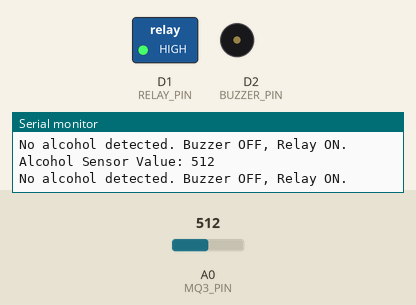
Recording of a sketch running on a simulated ESP8266 (NodeMCU). Shown: switched loads named in the sketch (green lamp = pin HIGH), buzzer (waves = sounding, pin HIGH), the last lines printed to the serial monitor. The inputs (shaded band) are chosen by the test bench; at power-on: A0 (MQ3_PIN) = 512. WiFi joins after 1.5 s; servers stay silent unless stated.

Above: at 3.0 s.
3.1 s: A0 (MQ3_PIN) set to 693
5.0 s: A0 (MQ3_PIN) set to 714
At 6.3 s:
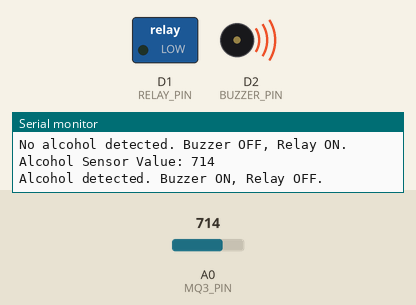
7.3 s: A0 (MQ3_PIN) set to 690
At 9.0 s:
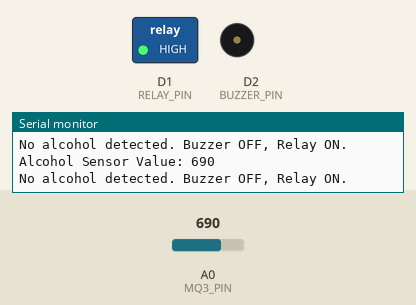
9.3 s: A0 (MQ3_PIN) set to 710
At 10.7 s:
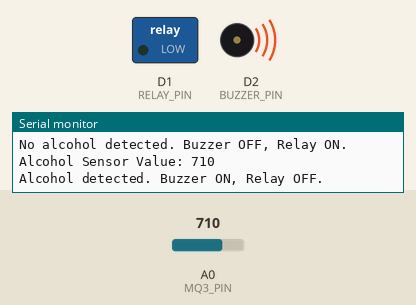
Timing chart, 0 to 12.3 s (numbered marks = the images above; inputs shaded):
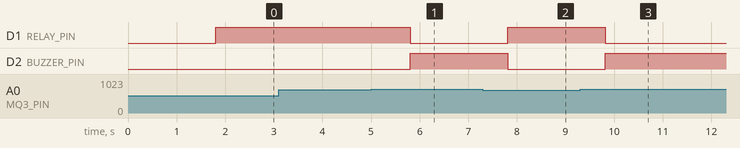

The sketch:

BreathAnalyzer.ino
```cpp
/*

1. Wiring the Components
MQ3 Sensor

VCC: Connect to VIN on the NodeMCU.
GND: Connect to GND on the NodeMCU.
AO (Analog Output): Connect to A0 on the NodeMCU.
Buzzer

Positive Lead: Connect to D2 (GPIO 4) on the NodeMCU.
Negative Lead: Connect to GND on the NodeMCU.
Relay Module

VCC: Connect to 3.3V on the NodeMCU.
GND: Connect to GND on the NodeMCU.
IN: Connect to D1 (GPIO 5) on the NodeMCU.
*/


#define BLYNK_PRINT Serial

/* Fill in information from Blynk Device Info here */
#define BLYNK_TEMPLATE_ID           "TMPxxxxxx"
#define BLYNK_TEMPLATE_NAME         "Device"
#define BLYNK_AUTH_TOKEN            "YourAuthToken"


#include <ESP8266WiFi.h>
#include <BlynkSimpleEsp8266.h>

// Your WiFi credentials.
// Set password to "" for open networks.
char ssid[] = "YourNetworkName";
char pass[] = "YourPassword";

#define MQ3_PIN A0      // Analog pin connected to MQ3 sensor
#define BUZZER_PIN D2   // Digital pin connected to buzzer
#define RELAY_PIN D1    // Digital pin connected to relay

// Define threshold for alcohol detection
#define ALCOHOL_THRESHOLD 700

void setup() {
  // Initialize serial communication at 115200 baud rate
  Serial.begin(115200);

  // Initialize buzzer and relay pins as outputs
  pinMode(BUZZER_PIN, OUTPUT);
  pinMode(RELAY_PIN, OUTPUT);

  // Turn off buzzer and relay initially
  digitalWrite(BUZZER_PIN, LOW);
  digitalWrite(RELAY_PIN, LOW);

  Blynk.begin(BLYNK_AUTH_TOKEN, ssid, pass);
}

void loop() {
  Blynk.run();
  // Read the analog value from the MQ3 sensor
  int sensorValue = analogRead(MQ3_PIN);

  // Print the sensor value to the Serial Monitor
  Serial.print("Alcohol Sensor Value: ");
  Serial.println(sensorValue);
  Blynk.virtualWrite(V0, sensorValue);
  // Check if the sensor value exceeds the threshold
  if (sensorValue > ALCOHOL_THRESHOLD) {
    // Alcohol level is high
    Serial.println("Alcohol detected. Buzzer ON, Relay OFF.");
    digitalWrite(BUZZER_PIN, HIGH); // Turn on buzzer
    digitalWrite(RELAY_PIN, LOW);   // Turn off relay
    Blynk.virtualWrite(V1, 1);
  } else {
    // Alcohol level is low
    Serial.println("No alcohol detected. Buzzer OFF, Relay ON.");
    digitalWrite(BUZZER_PIN, LOW);  // Turn off buzzer
    digitalWrite(RELAY_PIN, HIGH);  // Turn on relay
    Blynk.virtualWrite(V1, 0);
  }

  // Add a delay between readings
  delay(1000); // 1 second
}
```

Measured:
- the behaviour switches between 700 and 701 on A0 (MQ3_PIN) (found by bisection; images 0 and 1)
- after the input at 5.0 s, D1 (RELAY_PIN): HIGH → LOW after 0.81 s; D2 (BUZZER_PIN): LOW → HIGH after 0.81 s
- after the input at 7.3 s, D1 (RELAY_PIN): LOW → HIGH after 0.51 s; D2 (BUZZER_PIN): HIGH → LOW after 0.51 s
- after the input at 9.3 s, D1 (RELAY_PIN): HIGH → LOW after 0.52 s; D2 (BUZZER_PIN): LOW → HIGH after 0.52 s
